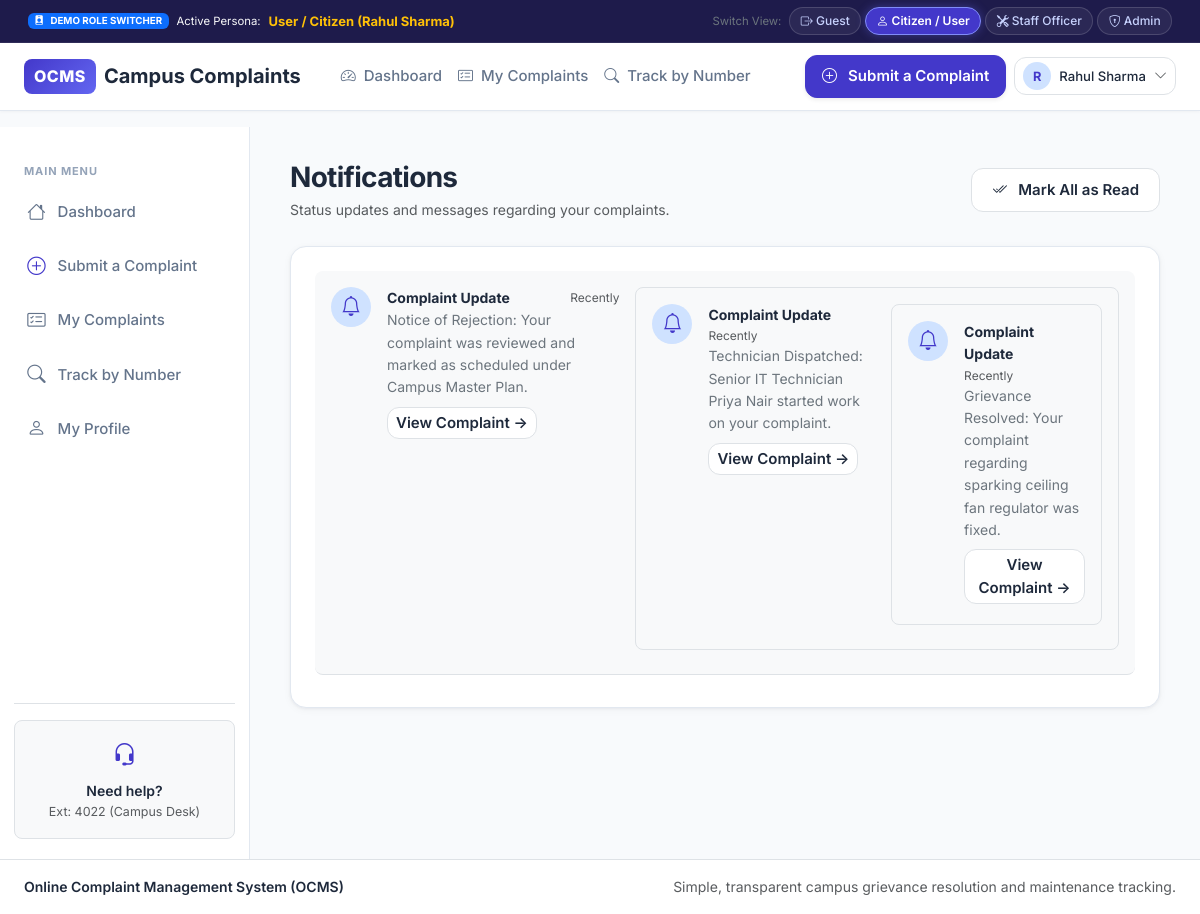
The app's page /notifications (signed in) with its own data.
### app/models.py (models this page shows, shortened)
class User(UserMixin, db.Model):
    __tablename__ = 'users'
    id = db.Column(db.Integer, primary_key=True)
    name = db.Column(db.String(100), nullable=False)
    email = db.Column(db.String(120), unique=True, nullable=False, index=True)
    phone = db.Column(db.String(20), nullable=True)
    password_hash = db.Column(db.String(255), nullable=False)
    role = db.Column(db.String(20), default='user', nullable=False, index=True)  # 'user', 'staff', 'admin'
    is_active = db.Column(db.Boolean, default=True, nullable=False)
    department = db.Column(db.String(100), nullable=True)
    failed_attempts = db.Column(db.Integer, default=0, nullable=False)
    locked_until = db.Column(SliceableDateTimeType, nullable=True)
    created_at = db.Column(SliceableDateTimeType, default=datetime.utcnow, nullable=False)
    complaints = db.relationship('Complaint', foreign_keys='Complaint.user_id', backref='user', lazy=True)
    assigned_complaints = db.relationship('Complaint', foreign_keys='Complaint.assigned_to', backref='assignee', lazy=True)
    notifications = db.relationship('Notification', backref='user', lazy=True, cascade='all, delete-orphan')

class Notification(db.Model):
    __tablename__ = 'notifications'
    id = db.Column(db.Integer, primary_key=True)
    user_id = db.Column(db.Integer, db.ForeignKey('users.id'), nullable=False, index=True)
    complaint_id = db.Column(db.Integer, db.ForeignKey('complaints.id'), nullable=True)
    message = db.Column(db.String(255), nullable=False)
    is_read = db.Column(db.Boolean, default=False, nullable=False)
    created_at = db.Column(SliceableDateTimeType, default=datetime.utcnow, nullable=False)
    complaint = db.relationship('Complaint', lazy=True)
    @property
    def complaint_no(self):
        return self.complaint.tracking_number if self.complaint else None
    @property
    def title(self):
        return "Complaint Update"
    @property
    def icon(self):
        return "bi-bell"
    @property
    def time_ago(self):
        return "Recently"

### app/user/routes.py (the view)
@user_bp.route('/notifications')
@login_required
def notifications():
    user_notifs = Notification.query.filter_by(user_id=current_user.id)\
        .order_by(Notification.created_at.desc()).all()
    return render_template(
        'user/notifications.html',
        is_dashboard=True,
        active_page='notifications',
        notifications=user_notifs
    )

### app/__init__.py (called while the page is built)
@login_manager.user_loader
def load_user(user_id):
    return db.session.get(User, int(user_id))

def smart_url_for(endpoint, **values):
    try:
        return flask_url_for(endpoint, **values)
    except Exception:
        for prefix in ['auth', 'user', 'admin', 'staff', 'main']:
            try:
                return flask_url_for(f"{prefix}.{endpoint}", **values)
            except Exception:
                pass
        return flask_url_for(endpoint, **values)

### app/models.py (called while the page is built)
    def process_result_value(self, value, dialect):
        if value is not None:
            return SliceableDateTime(
                value.year, value.month, value.day,
                value.hour, value.minute, value.second,
                value.microsecond, value.tzinfo
            )
        return value

### templates/user/notifications.html (shortened to what this page needs)
{% extends 'base.html' %}
{% block content %}
<div class="d-flex flex-wrap justify-content-between align-items-center mb-4">
  <div>
    <h2 class="fw-bold text-dark mb-1">Notifications</h2>
    <p class="text-muted small mb-0">Status updates and messages regarding your complaints.</p>
  </div>
  <form action="{{ url_for('mark_notifications_read') }}" method="POST">
    <button type="submit" class="btn btn-light btn-sm border">
      <i class="bi bi-check2-all me-1"></i> Mark All as Read
    </button>
  </form>
</div>
<div class="ocms-card p-3 p-md-4">
  <div class="list-group list-group-flush">
    {% for notif in notifications %}
    <div class="list-group-item p-3 border-bottom d-flex align-items-start gap-3 {% if not notif.is_read %}bg-light rounded-3 mb-2{% endif %}">
      <div class="bg-primary-subtle text-primary p-2 rounded-circle fs-5 flex-shrink-0" style="width: 40px; height: 40px; display: flex; align-items: center; justify-content: center;">
        <i class="bi {{ notif.icon }}"></i>
      </div>
      <div class="flex-grow-1">
        <div class="d-flex flex-wrap justify-content-between align-items-center mb-1">
          <strong class="text-dark small">{{ notif.title }}</strong>
          <span class="text-muted" style="font-size: 0.75rem;">{{ notif.time_ago }}</span>
        <p class="text-secondary small mb-2">{{ notif.message }}</p>
        {% if notif.complaint_no %}
        <a href="{{ url_for('complaint_detail', complaint_no=notif.complaint_no) }}" class="btn btn-sm btn-light border py-1 px-2 small">
          View Complaint &rarr;
        </a>
        {% endif %}
      </div>
    </div>
    {% endfor %}
  </div>
</div>
{% endblock %}

### templates/partials/navbar.html (shortened to what this page needs)
<nav class="navbar navbar-expand-lg ocms-navbar">
  <div class="container-fluid px-3 px-md-4">
    <a class="navbar-brand d-flex align-items-center gap-2 fw-bold text-dark text-decoration-none" href="{{ url_for('index') }}">
      <span class="brand-badge fs-6">OCMS</span>
      <span class="fs-5 d-none d-sm-inline">Campus Complaints</span>
    </a>
    <div class="collapse navbar-collapse" id="ocmsNavContent">
      <ul class="navbar-nav me-auto mb-2 mb-lg-0 ms-lg-3">
        {% if not session.get('role') %}
          <li class="nav-item">
            <a class="nav-link" href="{{ url_for('index') }}"><i class="bi bi-house me-1"></i> Home</a>
          </li>
          <li class="nav-item">
            <a class="nav-link" href="{{ url_for('index') }}#categories"><i class="bi bi-grid me-1"></i> Categories</a>
          </li>
          <li class="nav-item">
            <a class="nav-link" href="{{ url_for('track_public') }}"><i class="bi bi-search me-1"></i> Track a Complaint</a>
          </li>
        {% elif session.get('role') == 'user' %}
          <li class="nav-item">
            <a class="nav-link" href="{{ url_for('user_dashboard') }}"><i class="bi bi-speedometer2 me-1"></i> Dashboard</a>
          </li>
          <li class="nav-item">
            <a class="nav-link" href="{{ url_for('my_complaints') }}"><i class="bi bi-card-checklist me-1"></i> My Complaints</a>
          </li>
          <li class="nav-item">
            <a class="nav-link" href="{{ url_for('track_public') }}"><i class="bi bi-search me-1"></i> Track by Number</a>
          </li>
        {% endif %}
      </ul>
      <div class="d-flex align-items-center flex-wrap gap-2">
        {% if not session.get('role') %}
          <a href="{{ url_for('submit_complaint') }}" class="btn btn-primary btn-sm px-3 shadow-sm">
            <i class="bi bi-plus-circle me-1"></i> Submit a Complaint
          </a>
          <a href="{{ url_for('login') }}" class="btn btn-light btn-sm px-3 border">
            Log In
          </a>
        {% else %}
          {% if session.get('role') == 'user' %}
          <a href="{{ url_for('submit_complaint') }}" class="btn btn-primary btn-sm px-3 shadow-sm">
            <i class="bi bi-plus-circle me-1"></i> Submit a Complaint
          </a>
          {% endif %}
          <div class="dropdown">
            <button class="btn btn-light btn-sm border d-flex align-items-center gap-2 py-1 px-2" type="button" data-bs-toggle="dropdown" aria-expanded="false">
              <span class="rounded-circle bg-primary-subtle text-primary d-inline-flex align-items-center justify-content-center fw-bold" style="width: 28px; height: 28px; font-size: 0.8rem;">
                {{ session.get('user_name', 'User')[:1] }}
              </span>
              <span class="fw-medium small d-none d-sm-inline">{{ session.get('user_name', 'Account') }}</span>
              <i class="bi bi-chevron-down text-muted small"></i>
            </button>
          </div>
        {% endif %}
      </div>
    </div>
  </div>
</nav>

### static/css/theme.css (style rules this page uses)
:root { --ocms-primary: #4338ca; --ocms-primary-hover: #3730a3; --ocms-primary-light: #eef2ff; --ocms-primary-glow: rgba(67, 56, 202, 0.15); --ocms-teal: #0d9488; --ocms-teal-light: #f0fdfa; --ocms-bg: #f8fafc; --ocms-card: #ffffff; --ocms-border: #e2e8f0; --ocms-border-focus: #a5b4fc; --ocms-text: #1e293b; --ocms-text-muted: #64748b; --ocms-text-light: #94a3b8; --status-pending-bg: #fef3c7; --status-pending-text: #92400e; --status-pending-border: #fde68a; --status-progress-bg: #e0e7ff; --status-progress-text: #3730a3; --status-progress-border: #c7d2fe; --status-resolved-bg: #d1fae5; --status-resolved-text: #065f46; --status-resolved-border: #a7f3d0; --status-rejected-bg: #ffe4e6; --status-rejected-text: #9f1239; --status-rejected-border: #fecdd3; --status-neutral-bg: #f1f5f9; --status-neutral-text: #475569; --status-neutral-border: #e2e8f0; --radius-sm: 8px; --radius-md: 12px; --radius-lg: 16px; --radius-xl: 20px; --radius-pill: 9999px; --shadow-subtle: 0 1px 3px rgba(15, 23, 42, 0.04); --shadow-card: 0 2px 8px rgba(15, 23, 42, 0.04), 0 1px 3px rgba(15, 23, 42, 0.05); --shadow-hover: 0 10px 20px -3px rgba(15, 23, 42, 0.08), 0 4px 6px -2px rgba(15, 23, 42, 0.03); --shadow-focus: 0 0 0 4px rgba(67, 56, 202, 0.12); --font-family: 'Inter', system-ui, -apple-system, BlinkMacSystemFont, 'Segoe UI', Roboto, sans-serif; --navbar-height: 68px; --sidebar-width: 250px; }
*, *::before, *::after { box-sizing: border-box; }
html { font-size: 16px; }
body { font-family: var(--font-family); background-color: var(--ocms-bg); color: var(--ocms-text); margin: 0; min-height: 100vh; display: flex; flex-direction: column; line-height: 1.6; -webkit-font-smoothing: antialiased; }
h1, h2, h3, h4, h5, h6 { color: var(--ocms-text); font-weight: 700; letter-spacing: -0.025em; line-height: 1.3; }
h2 { font-size: 1.75rem; }
p, .form-text, .text-secondary { color: var(--ocms-text-muted); }
.text-dark { color: var(--ocms-text) !important; }
.text-primary { color: var(--ocms-primary) !important; }
.ocms-navbar { height: var(--navbar-height); background: #ffffff; border-bottom: 1px solid var(--ocms-border); box-shadow: var(--shadow-subtle); position: sticky; top: 0; z-index: 1030; }
.brand-badge { background: linear-gradient(135deg, var(--ocms-primary), #6366f1); color: #ffffff; padding: 5px 10px; border-radius: var(--radius-sm); font-weight: 800; letter-spacing: 0.5px; }
.ocms-navbar .nav-link { color: var(--ocms-text-muted); font-weight: 500; font-size: 0.9375rem; padding: 0.5rem 0.85rem; border-radius: var(--radius-sm); transition: all 0.2s ease; }
.ocms-card { background: var(--ocms-card); border-radius: var(--radius-lg); border: 1px solid var(--ocms-border); box-shadow: var(--shadow-card); transition: transform 0.2s ease, box-shadow 0.2s ease; }
.btn { font-weight: 600; font-size: 0.9375rem; border-radius: var(--radius-md); padding: 0.6rem 1.25rem; transition: all 0.2s ease; display: inline-flex; align-items: center; justify-content: center; gap: 0.45rem; }
.btn-primary { background-color: var(--ocms-primary); border-color: var(--ocms-primary); color: #ffffff; }
.btn-light { background-color: #ffffff; border-color: var(--ocms-border); color: var(--ocms-text); }

### records on screen
User: get "Rahul Sharma"
Notification: title "Complaint Update", time_ago "Recently", message "Notice of Rejection: Your complaint was reviewed and marked as scheduled under Campus Master Plan."
Notification: title "Complaint Update", time_ago "Recently", message "Technician Dispatched: Senior IT Technician Priya Nair started work on your complaint."
Notification: title "Complaint Update", time_ago "Recently", message "Grievance Resolved: Your complaint regarding sparking ceiling fan regulator was fixed."

### other values on screen
{{ session.get('user_name', 'User')[:1] }} "R"
